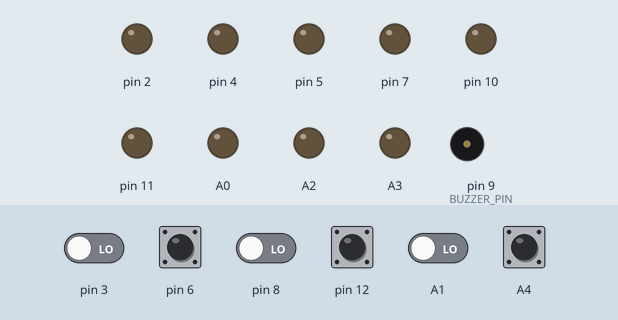
The sketch below on a simulated Arduino Uno, built with avr-gcc and run on an emulated ATmega328P. Parts: output pins drawn as LEDs (lit = HIGH), buzzer (waves = sounding). The test bench sets the inputs (shaded band); at power-on: A4, pin 6, pin 12 HIGH, A1, pin 3, pin 8 LOW.

Above: at 1.2 s.
1.3 s: pin 6 pulled LOW for 0.15 s
At 2.4 s:
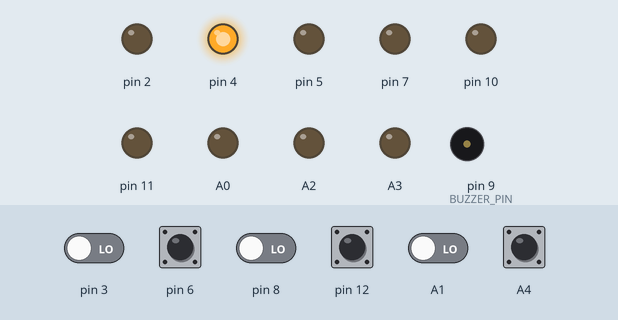
2.9 s: pin 12 pulled LOW for 0.15 s
At 3.6 s:
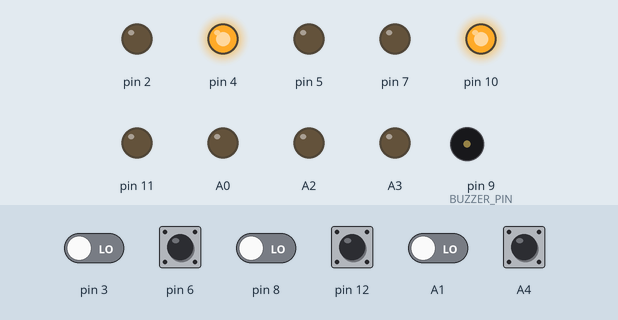
4.5 s: A4 pulled LOW for 0.15 s
At 5.8 s:
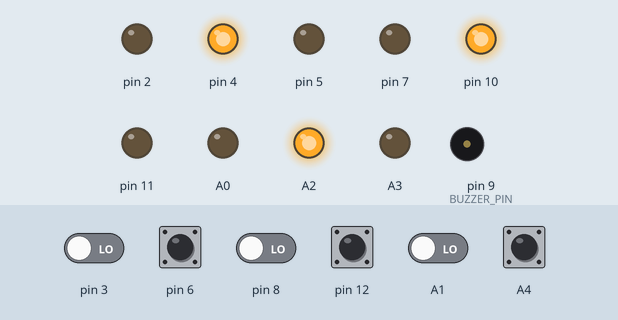
6.1 s: pin 6 pulled LOW for 1 s
At 6.5 s:
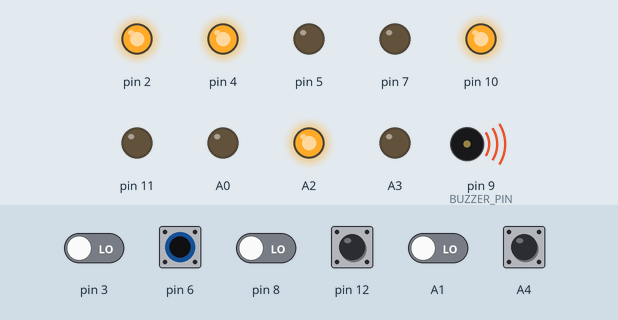
8.6 s: pin 12 pulled LOW for 1 s
At 9.4 s:
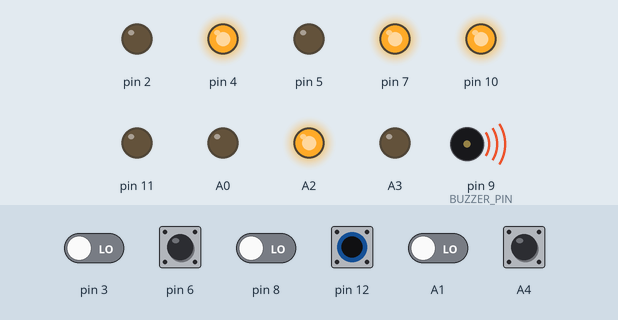
11.1 s: pin 3 driven HIGH and pin 6 driven LOW
At 11.5 s:
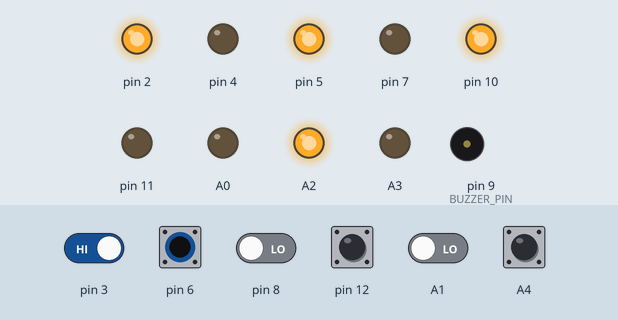
Timing chart, 0 to 13.6 s (numbered marks = the images above; inputs shaded):
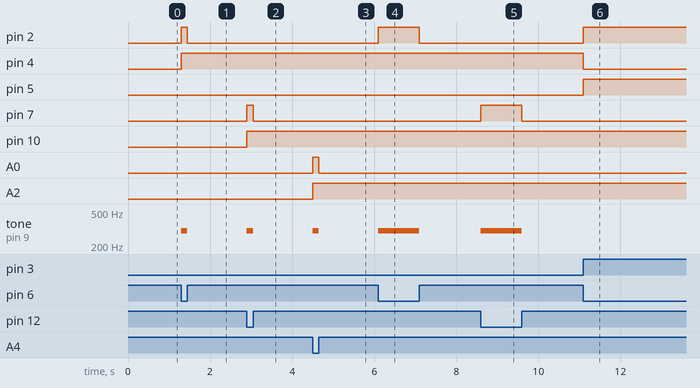

Measured:
- after the input at 1.3 s, pin 2: LOW → HIGH at once, → LOW 0.15 s later; pin 4: LOW → HIGH at once; tone on pin 9 (BUZZER_PIN): silent → 300 Hz at once, → silent 0.15 s later
- after the input at 2.9 s, pin 7: LOW → HIGH at once, → LOW 0.15 s later; pin 10: LOW → HIGH at once; tone on pin 9 (BUZZER_PIN): silent → 300 Hz at once, → silent 0.15 s later
- after the input at 4.5 s, A0: LOW → HIGH at once, → LOW 0.15 s later; A2: LOW → HIGH at once; tone on pin 9 (BUZZER_PIN): silent → 300 Hz at once, → silent 0.15 s later
- after the input at 6.1 s, pin 2: LOW → HIGH at once, → LOW 1.0 s later; tone on pin 9 (BUZZER_PIN): silent → 300 Hz at once, → silent 1.0 s later
- after the input at 8.6 s, pin 7: LOW → HIGH at once, → LOW 1.0 s later; tone on pin 9 (BUZZER_PIN): silent → 300 Hz at once, → silent 1.0 s later
- after the input at 11.1 s, pin 2, pin 5: LOW → HIGH at once; pin 4: HIGH → LOW at once

The sketch:

kabeltester.ino
```cpp
#define BUZZER_PIN 9
#define BUZZER_FREQ 300
#define YELLOW_TIME 1200

class TestChannel {
  int out, in, red, green, disabled;
  unsigned long lastCheckFailed;

public:

  // o: output (one end of cable under test)
  // i: input (other end of cable under test)
  // r: red LED channel
  // g: green LED channel
  // d: "disable" switch (OPEN = disabled, GND = enabled)
  TestChannel(int o, int i, int r, int g, int d) : out(o), in(i), red(r), green(g), disabled(d) {
    pinMode(out, OUTPUT);
    pinMode(in, INPUT);
    pinMode(red, OUTPUT);
    pinMode(green, OUTPUT);
    pinMode(disabled, INPUT_PULLUP);

    lastCheckFailed = 0;
  }

  bool check(unsigned long t) {
    if (digitalRead(disabled)) {
      digitalWrite(out, LOW);
      return true;
    }

    digitalWrite(out, HIGH);

    if (digitalRead(in) == HIGH) {
      digitalWrite(green, HIGH);
      digitalWrite(red, (t - lastCheckFailed) < YELLOW_TIME ? HIGH : LOW);
      return true;
    } else {
      lastCheckFailed = t;
      digitalWrite(green, LOW);
      digitalWrite(red, HIGH);
      return false;
    }
  }
};

TestChannel chan1(2, 3, 4, 5, 6),
            chan2(7, 8, 10, 11, 12),
            chan3(A0, A1, A2, A3, A4);

void setup() {
  pinMode(BUZZER_PIN, OUTPUT);
}

void loop() {
  unsigned long t = millis();
  bool result1 = chan1.check(t);
  bool result2 = chan2.check(t);
  bool result3 = chan3.check(t);

  if (result1 && result2 && result3) {
    noTone(BUZZER_PIN);
  } else {
    tone(BUZZER_PIN, BUZZER_FREQ);
  }
}
```
